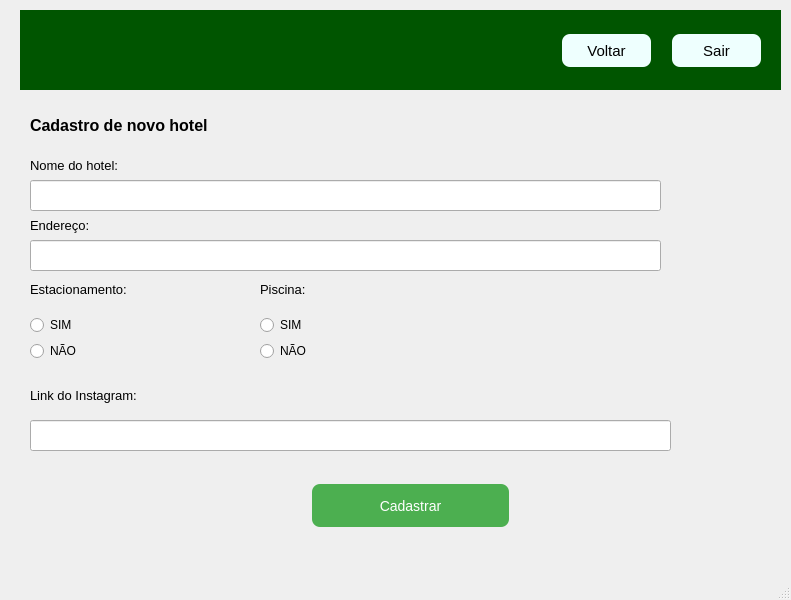
<?xml version="1.0" encoding="UTF-8"?>
<ui version="4.0">
 <class>MainWindow</class>
 <widget class="QMainWindow" name="MainWindow">
  <property name="geometry">
   <rect>
    <x>0</x>
    <y>0</y>
    <width>791</width>
    <height>600</height>
   </rect>
  </property>
  <property name="windowTitle">
   <string>MainWindow</string>
  </property>
  <widget class="QWidget" name="centralwidget">
   <widget class="QWidget" name="widget" native="true">
    <property name="geometry">
     <rect>
      <x>20</x>
      <y>10</y>
      <width>761</width>
      <height>80</height>
     </rect>
    </property>
    <property name="styleSheet">
     <string notr="true">background-color: rgb(0, 85, 0);</string>
    </property>
    <widget class="QPushButton" name="pushButton_sair">
     <property name="geometry">
      <rect>
       <x>650</x>
       <y>20</y>
       <width>93</width>
       <height>41</height>
      </rect>
     </property>
     <property name="styleSheet">
      <string notr="true">QPushButton {
           
	
	
	background-color: rgb(238, 255, 254);
           border: none;
           padding: 10px 20px;
           text-align: center;
           text-decoration: none;
           display: inline-block;
           font-size: 15px;
           margin: 4px 2px;
           cursor: pointer;
           border-radius: 8px;
        }
        QPushButton:hover {
          
	
	background-color: rgb(255, 255, 255);
        }</string>
     </property>
     <property name="text">
      <string>Sair</string>
     </property>
    </widget>
    <widget class="QPushButton" name="pushButton_voltar">
     <property name="geometry">
      <rect>
       <x>540</x>
       <y>20</y>
       <width>93</width>
       <height>41</height>
      </rect>
     </property>
     <property name="styleSheet">
      <string notr="true">QPushButton {
           
	
	
	background-color: rgb(238, 255, 254);
           border: none;
           padding: 10px 20px;
           text-align: center;
           text-decoration: none;
           display: inline-block;
           font-size: 15px;
           margin: 4px 2px;
           cursor: pointer;
           border-radius: 8px;
        }
        QPushButton:hover {
          
	
	background-color: rgb(255, 255, 255);
        }</string>
     </property>
     <property name="text">
      <string>Voltar</string>
     </property>
    </widget>
    <widget class="QWidget" name="widget_2" native="true">
     <property name="geometry">
      <rect>
       <x>0</x>
       <y>0</y>
       <width>761</width>
       <height>80</height>
      </rect>
     </property>
     <property name="styleSheet">
      <string notr="true">background-color: rgb(0, 85, 0);</string>
     </property>
     <widget class="QPushButton" name="pushButton_sair_2">
      <property name="geometry">
       <rect>
        <x>650</x>
        <y>20</y>
        <width>93</width>
        <height>41</height>
       </rect>
      </property>
      <property name="styleSheet">
       <string notr="true">QPushButton {
           
	
	
	background-color: rgb(238, 255, 254);
           border: none;
           padding: 10px 20px;
           text-align: center;
           text-decoration: none;
           display: inline-block;
           font-size: 15px;
           margin: 4px 2px;
           cursor: pointer;
           border-radius: 8px;
        }
        QPushButton:hover {
          
	
	background-color: rgb(255, 255, 255);
        }</string>
      </property>
      <property name="text">
       <string>Sair</string>
      </property>
     </widget>
     <widget class="QPushButton" name="pushButton_voltar_2">
      <property name="geometry">
       <rect>
        <x>540</x>
        <y>20</y>
        <width>93</width>
        <height>41</height>
       </rect>
      </property>
      <property name="styleSheet">
       <string notr="true">QPushButton {
           
	
	
	background-color: rgb(238, 255, 254);
           border: none;
           padding: 10px 20px;
           text-align: center;
           text-decoration: none;
           display: inline-block;
           font-size: 15px;
           margin: 4px 2px;
           cursor: pointer;
           border-radius: 8px;
        }
        QPushButton:hover {
          
	
	background-color: rgb(255, 255, 255);
        }</string>
      </property>
      <property name="text">
       <string>Voltar</string>
      </property>
     </widget>
    </widget>
   </widget>
   <widget class="QLabel" name="label">
    <property name="geometry">
     <rect>
      <x>30</x>
      <y>110</y>
      <width>251</width>
      <height>31</height>
     </rect>
    </property>
    <property name="font">
     <font>
      <pointsize>12</pointsize>
      <weight>75</weight>
      <bold>true</bold>
     </font>
    </property>
    <property name="text">
     <string>Cadastro de novo hotel</string>
    </property>
   </widget>
   <widget class="QLabel" name="label_2">
    <property name="geometry">
     <rect>
      <x>30</x>
      <y>150</y>
      <width>121</width>
      <height>31</height>
     </rect>
    </property>
    <property name="font">
     <font>
      <pointsize>10</pointsize>
     </font>
    </property>
    <property name="text">
     <string>Nome do hotel:</string>
    </property>
   </widget>
   <widget class="QLabel" name="label_3">
    <property name="geometry">
     <rect>
      <x>30</x>
      <y>210</y>
      <width>121</width>
      <height>31</height>
     </rect>
    </property>
    <property name="font">
     <font>
      <pointsize>10</pointsize>
     </font>
    </property>
    <property name="text">
     <string>Endereço:</string>
    </property>
   </widget>
   <widget class="QLabel" name="label_6">
    <property name="geometry">
     <rect>
      <x>30</x>
      <y>380</y>
      <width>151</width>
      <height>31</height>
     </rect>
    </property>
    <property name="font">
     <font>
      <pointsize>10</pointsize>
     </font>
    </property>
    <property name="text">
     <string>Link do Instagram:</string>
    </property>
   </widget>
   <widget class="QLineEdit" name="lineEdit_nome">
    <property name="geometry">
     <rect>
      <x>30</x>
      <y>180</y>
      <width>631</width>
      <height>31</height>
     </rect>
    </property>
    <property name="font">
     <font>
      <pointsize>10</pointsize>
     </font>
    </property>
   </widget>
   <widget class="QLineEdit" name="lineEdit_endereco">
    <property name="geometry">
     <rect>
      <x>30</x>
      <y>240</y>
      <width>631</width>
      <height>31</height>
     </rect>
    </property>
    <property name="font">
     <font>
      <pointsize>10</pointsize>
     </font>
    </property>
   </widget>
   <widget class="QLineEdit" name="lineEdit_endereco_2">
    <property name="geometry">
     <rect>
      <x>30</x>
      <y>420</y>
      <width>641</width>
      <height>31</height>
     </rect>
    </property>
    <property name="font">
     <font>
      <pointsize>10</pointsize>
     </font>
    </property>
   </widget>
   <widget class="QPushButton" name="pushButton_add_hotel">
    <property name="geometry">
     <rect>
      <x>310</x>
      <y>480</y>
      <width>201</width>
      <height>51</height>
     </rect>
    </property>
    <property name="styleSheet">
     <string notr="true">QPushButton {
           background-color: #4CAF50;
           border: none;
           color: white;
           padding: 10px 20px;
           text-align: center;
           text-decoration: none;
           display: inline-block;
           font-size: 14px;
           margin: 4px 2px;
           cursor: pointer;
           border-radius: 8px;
        }
        QPushButton:hover {
           background-color: #45a049;
        }</string>
    </property>
    <property name="text">
     <string>Cadastrar</string>
    </property>
   </widget>
   <widget class="QWidget" name="">
    <property name="geometry">
     <rect>
      <x>30</x>
      <y>270</y>
      <width>131</width>
      <height>91</height>
     </rect>
    </property>
    <layout class="QVBoxLayout" name="verticalLayout">
     <item>
      <widget class="QLabel" name="label_4">
       <property name="font">
        <font>
         <pointsize>10</pointsize>
        </font>
       </property>
       <property name="text">
        <string>Estacionamento:</string>
       </property>
      </widget>
     </item>
     <item>
      <widget class="QRadioButton" name="radioButton_esta_sim">
       <property name="text">
        <string>SIM</string>
       </property>
      </widget>
     </item>
     <item>
      <widget class="QRadioButton" name="radioButton_esta_nao">
       <property name="text">
        <string>NÃO</string>
       </property>
      </widget>
     </item>
    </layout>
   </widget>
   <widget class="QWidget" name="">
    <property name="geometry">
     <rect>
      <x>260</x>
      <y>270</y>
      <width>121</width>
      <height>91</height>
     </rect>
    </property>
    <layout class="QVBoxLayout" name="verticalLayout_2">
     <item>
      <widget class="QLabel" name="label_5">
       <property name="font">
        <font>
         <pointsize>10</pointsize>
        </font>
       </property>
       <property name="text">
        <string>Piscina:</string>
       </property>
      </widget>
     </item>
     <item>
      <widget class="QRadioButton" name="radioButton_piscina_sim">
       <property name="text">
        <string>SIM</string>
       </property>
      </widget>
     </item>
     <item>
      <widget class="QRadioButton" name="radioButton_piscina_nao">
       <property name="text">
        <string>NÃO</string>
       </property>
      </widget>
     </item>
    </layout>
   </widget>
  </widget>
  <widget class="QMenuBar" name="menubar">
   <property name="geometry">
    <rect>
     <x>0</x>
     <y>0</y>
     <width>791</width>
     <height>26</height>
    </rect>
   </property>
  </widget>
  <widget class="QStatusBar" name="statusbar"/>
 </widget>
 <resources/>
 <connections/>
</ui>
